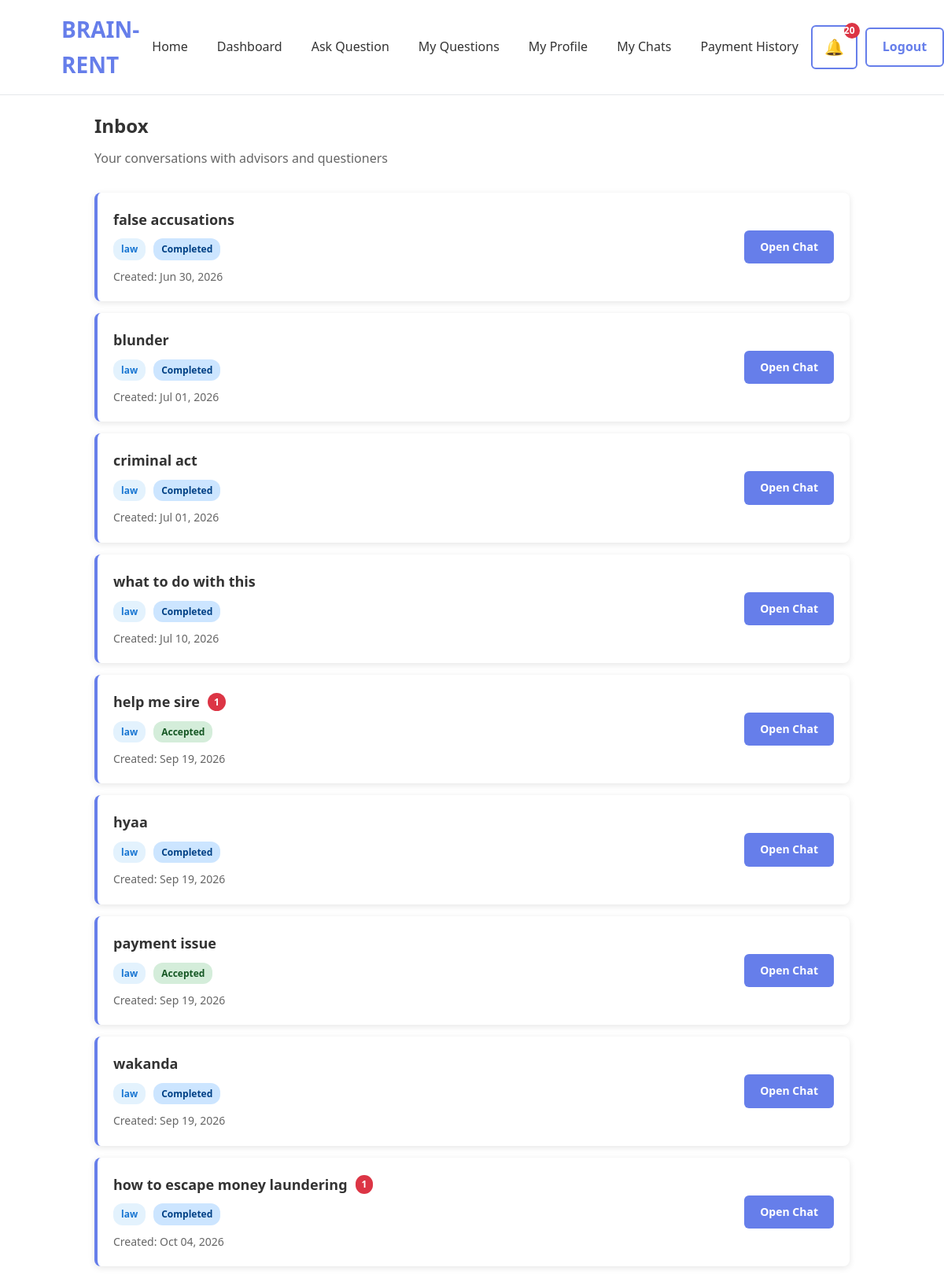
/chat/ (signed in), run on the app's committed database.
### chat/models.py (models this page shows, shortened)
class Conversation(models.Model):
    question = models.OneToOneField(
        Question,
        on_delete=models.CASCADE,
        related_name="conversation",
    )
    created_at = models.DateTimeField(
        auto_now_add=True
    )

### question/models.py (models this page shows, shortened)
class Question(models.Model):
    STATUS_CHOICES = [
        ("pending", "Pending"),
        ("accepted", "Accepted"),
        ("completed", "Completed"),
        ("cancelled", "Cancelled"),
    ]
    questioner = models.ForeignKey(
        settings.AUTH_USER_MODEL,
        on_delete=models.CASCADE,
        related_name="questions"
    )
    category = models.ForeignKey(
        Category,
        on_delete=models.CASCADE,
        related_name="questions"
    )
    title = models.CharField(
        max_length=200
    )
    description = models.TextField()
    status = models.CharField(
        max_length=20,
        choices=STATUS_CHOICES,
        default="pending"
    )
    created_at = models.DateTimeField(
        auto_now_add=True
    )

class Category(models.Model):
    name = models.CharField(
        max_length=100,
        unique=True
    )
    description = models.TextField(
        blank=True
    )
    icon = models.ImageField(
        upload_to="category_icons/",
        blank=True,
        null=True
    )

### chat/views.py (the view, shortened to what this page needs)
@login_required
def conversation_list(request):
    if request.user.role == "questioner":
        conversations = Conversation.objects.filter(
            question__questioner=request.user
        ).select_related(
            "question"
        ).annotate(
            unread_count=Count(
                "messages",
                filter=Q(
                    messages__is_read=False
                ) & ~Q(
                    messages__sender=request.user
                )
            )
        )
    else:
        conversations = Conversation.objects.none()
    return render(
        request,
        "chat/conversation_list.html",
        {
            "conversations": conversations,
        },
    )

### templates/chat/conversation_list.html (shortened to what this page needs)
{% extends "base.html" %}
{% block content %}
<section class="inbox-section">
    <div class="inbox-header">
        <h1>Inbox</h1>
        <p>Your conversations with advisors and questioners</p>
    </div>
    {% if conversations %}
        <div class="conversations-list">
            {% for conversation in conversations %}
                <div class="conversation-card">
                    <div class="conversation-info">
                        <h3 class="conversation-title">
                            {{ conversation.question.title }}
                            {% if conversation.unread_count > 0 %}
                                <span class="unread-badge">
                                    {{ conversation.unread_count }}
                                </span>
                            {% endif %}
                        </h3>
                        <div class="conversation-meta">
                            <span class="category-tag">
                                {{ conversation.question.category.name }}
                            </span>
                            <span class="status-tag status-{{ conversation.question.status }}">
                                {{ conversation.question.get_status_display }}
                            </span>
                        </div>
                        <div class="conversation-details">
                            <p class="conversation-date">
                                Created: {{ conversation.question.created_at|date:"M d, Y" }}
                            </p>
                        </div>
                    </div>
                    <div class="conversation-action">
                        <a href="{% url 'conversation_detail' conversation.question.id %}"
                           class="btn btn-primary">
                            Open Chat
                        </a>
                    </div>
                </div>
            {% endfor %}
        </div>
    {% endif %}
</section>
{% endblock %}

### static/css/base.css (style rules this page uses)
* { margin: 0; padding: 0; box-sizing: border-box; }
body { font-family: 'Segoe UI', Tahoma, Geneva, Verdana, sans-serif; background: white; color: #333; line-height: 1.6; }

### templates/chat/conversation_list.html (style rules this page uses)
.inbox-section { max-width: 1000px; margin: 0 auto; padding: 20px; }
.inbox-header { margin-bottom: 30px; }
.inbox-header h1 { color: #333; margin: 0 0 10px 0; }
.inbox-header p { color: #666; margin: 0; }
.conversations-list { display: flex; flex-direction: column; gap: 15px; }
.conversation-card { display: flex; justify-content: space-between; align-items: center; background: white; padding: 20px; border-radius: 8px; box-shadow: 0 2px 8px rgba(0, 0, 0, 0.1); border-left: 4px solid #667eea; transition: all 0.2s ease; }
.conversation-info { flex: 1; }
.conversation-title { margin: 0 0 10px 0; color: #333; font-size: 18px; display: flex; align-items: center; gap: 10px; }
.unread-badge { background: #dc3545; color: white; padding: 2px 8px; border-radius: 12px; font-size: 12px; font-weight: 600; }
.conversation-meta { display: flex; gap: 10px; margin-bottom: 8px; }
.category-tag { background: #e3f2fd; color: #1976d2; padding: 4px 10px; border-radius: 12px; font-size: 12px; font-weight: 600; }
.status-tag { padding: 4px 10px; border-radius: 12px; font-size: 12px; font-weight: 600; text-transform: capitalize; }
.status-accepted { background: #d4edda; color: #155724; }
.status-completed { background: #cce5ff; color: #004085; }
.conversation-details { margin-top: 10px; }
.conversation-date { color: #666; font-size: 14px; margin: 0; }
.conversation-action { margin-left: 20px; }
.btn { padding: 10px 20px; border: none; border-radius: 6px; font-size: 14px; font-weight: 600; cursor: pointer; transition: all 0.2s ease; text-decoration: none; display: inline-block; }
.btn-primary { background: #667eea; color: white; }

### data on the page
Conversation: question "false accusations", question.category.name "law", question.status "Completed", question.created_at "Jun 30, 2026"
Conversation: question "blunder", question.category.name "law", question.status "Completed", question.created_at "Jul 01, 2026"
Conversation: question "criminal act", question.category.name "law", question.status "Completed", question.created_at "Jul 01, 2026"
Conversation: question "what to do with this", question.category.name "law", question.status "Completed", question.created_at "Jul 10, 2026"
Conversation: question "help me sire", unread_count "1", question.category.name "law", question.status "Accepted", question.created_at "Sep 19, 2026"
Conversation: question "hyaa", question.category.name "law", question.status "Completed", question.created_at "Sep 19, 2026"
Conversation: question "payment issue", question.category.name "law", question.status "Accepted", question.created_at "Sep 19, 2026"
Conversation: question "wakanda", question.category.name "law", question.status "Completed", question.created_at "Sep 19, 2026"
Conversation: question "how to escape money laundering", unread_count "1", question.category.name "law", question.status "Completed", question.created_at "Oct 04, 2026"
